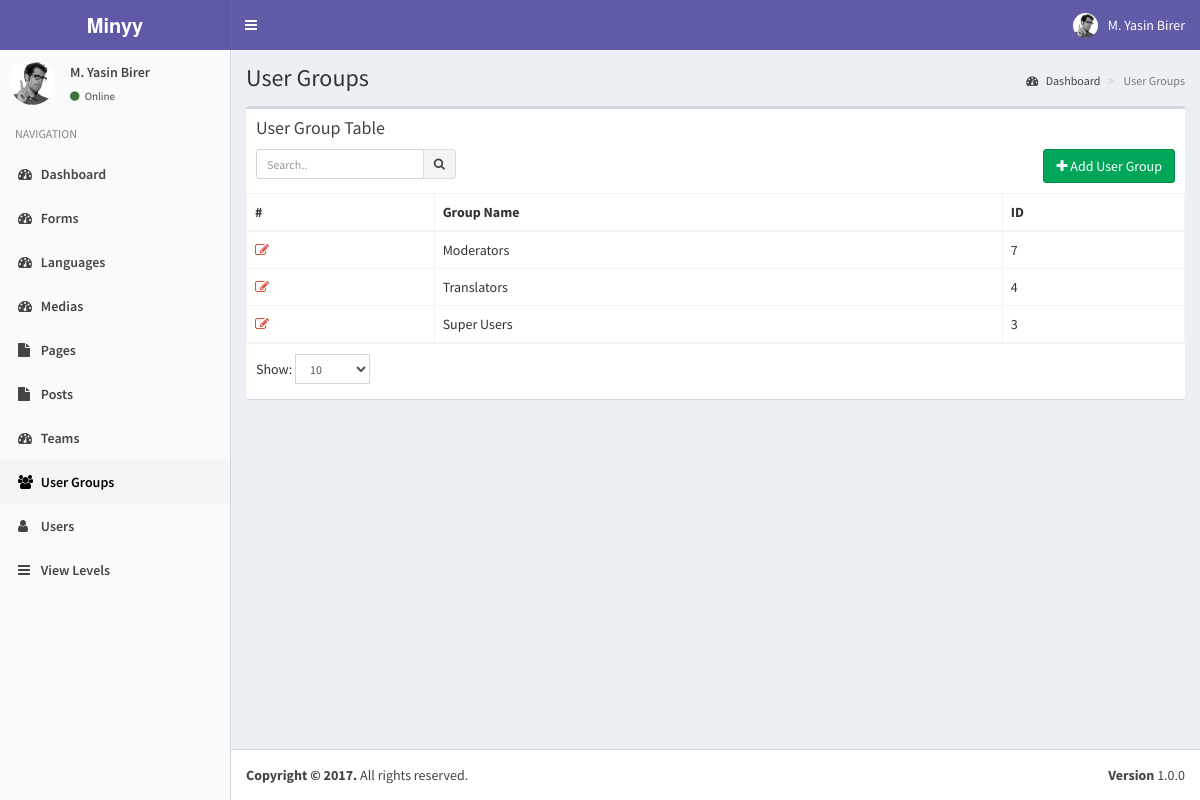
The page /index.php?controller=module&action=user_groups (signed in) on the database its author committed.
### tables this page shows
CREATE TABLE `users` (
  `pk_user_id` int(11) NOT NULL,
  `username` varchar(50) NOT NULL,
  `password` varchar(50) NOT NULL,
  `email` varchar(75) NOT NULL,
  `last_visit` timestamp NOT NULL DEFAULT CURRENT_TIMESTAMP ON UPDATE CURRENT_TIMESTAMP,
  `fullname` varchar(50) DEFAULT NULL,
  `registration_date` timestamp NULL DEFAULT NULL
);

CREATE TABLE `user_groups` (
  `pk_group_id` int(11) NOT NULL,
  `name` tinytext NOT NULL
);

### helpers/view_helper.php (called while the page is built, shortened)
<?php
class ViewHelper
{
    private static $__layout='public';
    public static function getView($viewFolder,$viewFile){
        Functions::requireFile('views/'.$viewFolder,$viewFile.'.php');
    }
    public static function setLayout($layout){
        self::$__layout=$layout;
    }
    public static function getHeader(){
        require_once('views/'.self::$__layout.'_header.php');
    }
}
?>

### controllers/user_groups_controller.php (called while the page is built, shortened)
<?php
class UserGroupsController implements ModuleInterface
{
    public static function getList($params=array()) {
        $search_term=isset($_GET['search_term']) ? Functions::clearString($_GET['search_term']) : "";
        $order_by=isset($_GET['order_by']) && !empty($_GET['order_by']) ? strtolower(Functions::clearString($_GET['order_by'])) : "id";
        $order_dir=isset($_GET['order_dir']) && !empty($_GET['order_dir']) ? strtolower(Functions::clearString($_GET['order_dir'])) : "desc";
        $limit=isset($_GET['limit']) && !empty($_GET['limit']) ? (int) Functions::clearString($_GET['limit']) : 20;
        $page=isset($_GET['page']) && !empty($_GET['page']) ? (int) Functions::clearString($_GET['page']) : 1;
        $offset=($page-1)*$limit;
        $params=[
            "search_term"=>$search_term,
            "order_by"=>$order_by,
            "order_dir"=>$order_dir,
            "limit"=>$limit,
            "offset"=>$offset
        ];
        $objList = UserGroups::getObjList($params);
        ViewHelper::getView('user_groups','user_groups');
    }
}
?>

### index.php (called while the page is built, shortened)
<?php
require_once('helpers/view_helper.php');
require_once('helpers/functions_helper.php');
require_once('helpers/translate_helper.php');
require_once('models/users_model.php');
require_once('models/user_groups_model.php');
require_once('models/view_levels_model.php');
require_once('routes.php');

### models/users_model.php (called while the page is built, shortened)
<?php
class Users implements DatabaseObject {
    public $groups;
    public function __construct($pk_user_id,$username,$password,$email,$last_visit,$fullname,$registration_date){
        $this->fullname=$fullname;
        $this->groups=$this->getUserGroups($pk_user_id);
        $this->modules=$this->getUserModules($pk_user_id);
    }
    public static function getObj($id){
        try{
            $db = Db::getInstance();
            $id = intval($id);
            $req = $db->prepare('SELECT * FROM users WHERE pk_user_id = :pk_user_id');
            $req->execute(array('pk_user_id' => $id));
            $obj = $req->fetch();
            if($obj){
                return new Users( $obj['pk_user_id'],
                                    $obj['username'],
                                    $obj['password'],
                                    $obj['email'],
                                    $obj['last_visit'],
                                    $obj['fullname'],
                                    $obj['registration_date']);
            }
            else{
                return [];
            }
        }
        catch (PDOException $e){
            return $e->getMessage();
        }
    }
    public function getUserGroups($id){
        try{
            $db = Db::getInstance();
            $id = intval($id);
            $req = $db->prepare('SELECT * FROM user_usergroup_map WHERE pk_user_id = :pk_user_id');
            $req->execute(array('pk_user_id' => $id));
            $list=[];
            foreach($req->fetchAll() as $obj) {
                $list[]= $obj['pk_group_id'];
            }
            return $list;
        }
        catch (PDOException $e){
            return $e->getMessage();
        }
    }
    public function getUserModules($id){
        $modules=[];
        $params=[
            "search_term"=>"",
            "order_by"=>"name",
            "order_dir"=>"asc",
            "limit"=>"1000",
            "offset"=>"0"
        ];
        $viewLevels=ViewLevels::getObjList($params);
        foreach($viewLevels as $viewObj){
            $voGroups=json_decode($viewObj->groups);
            $voModules=json_decode($viewObj->modules);
            foreach($this->groups as $uoGroup){
                if(in_array($uoGroup,$voGroups)){
                    $modules=array_merge($modules,$voModules);
                }
            }
        }
        $modules=array_merge(array_unique($modules));
        asort($modules);
        global $controllers;
        foreach($modules as $kmodule=>$vmodule){
            $modules[$kmodule]=$controllers['module'][$vmodule];
        }
        return $modules;
    }
}

### models/view_levels_model.php (called while the page is built, shortened)
<?php
class ViewLevels implements DatabaseObject {
    public function __construct($pk_view_level_id,$title,$groups,$modules){
        $this->groups=$groups;
        $this->modules=$modules;
    }
    public static function getObjList($params){
        $list = [];
        $order_dirs=array("desc","asc");
        $key=array_search($params["order_dir"],$order_dirs);
        $order_dir=$order_dirs[($key) ? $key : 0];
        $order_columns=array("pk_view_level_id", "title");
        $key=array_search($params["order_by"],$order_columns);
        $order_by=$order_columns[($key) ? $key : 0];
        $limit=$params["limit"] ? $params["limit"] : "20";
        $offset=$params["offset"] ? $params["offset"] : "0";
        $query="SELECT * FROM view_levels";
        $query.=" ORDER BY $order_by $order_dir LIMIT :offset , :limit";
        $db = Db::getInstance();
        $req = $db->prepare($query);
        $req->bindValue(':limit', intval($limit), PDO::PARAM_INT);
        $req->bindValue(':offset', intval($offset), PDO::PARAM_INT);
        $req->execute();
        foreach($req->fetchAll() as $obj) {
            $list[] = new ViewLevels( $obj['pk_view_level_id'],
                                $obj['title'],
                                $obj['groups'],
                                $obj['modules']);
        }
        return $list;
    }
}

### models/user_groups_model.php (called while the page is built, shortened)
<?php
class UserGroups implements DatabaseObject {
    public function __construct($pk_group_id,$name){
        $this->pk_group_id=$pk_group_id;
        $this->name=$name;
    }
    public static function getObjList($params){
        $list = [];
        $order_dirs=array("desc","asc");
        $key=array_search($params["order_dir"],$order_dirs);
        $order_dir=$order_dirs[($key) ? $key : 0];
        $order_columns=array("pk_group_id", "name");
        $key=array_search($params["order_by"],$order_columns);
        $order_by=$order_columns[($key) ? $key : 0];
        $limit=$params["limit"] ? $params["limit"] : "20";
        $offset=$params["offset"] ? $params["offset"] : "0";
        $query="SELECT * FROM user_groups";
        $query.=" ORDER BY $order_by $order_dir LIMIT :offset , :limit";
        $db = Db::getInstance();
        $req = $db->prepare($query);
        $req->bindValue(':limit', intval($limit), PDO::PARAM_INT);
        $req->bindValue(':offset', intval($offset), PDO::PARAM_INT);
        $req->execute();
        foreach($req->fetchAll() as $obj) {
            $list[] = new UserGroups( $obj['pk_group_id'],
                                $obj['name']);
        }
        return $list;
    }
}

### views/user_groups/user_groups.php (the view, shortened to what this page needs)
<?php ViewHelper::getHeader(); ?>
<?php
    global $objList;
    global $params;
?>
<section class="content-header">
    <h1>
    </h1>
    <ol class="breadcrumb">
    <li><a href="index.php"><i class="fa fa-dashboard"></i> <?php T::__("Dashboard"); ?></a></li>
    <li class="active"> <?php T::__("User Groups"); ?></li>
    </ol>
</section>
<section class="content">
    <div class="row">
    <div class="col-xs-12">
        <div class="box">
        <div class="box-header">
            <h3 class="box-title"><?php T::__("User Group Table"); ?></h3>
            <div class="box-toolbox">
            <form id="search-form">
            <div class="input-group input-group-sm pull-left search-form">
                <input type="text" name="table_search" class="form-control pull-right" placeholder="<?php T::__("Search.."); ?>" <?php echo !empty(Functions::getUrlVariableValue("search_term")) ? "value='".htmlspecialchars(urldecode(Functions::getUrlVariableValue("search_term")))."'" : ""; ?> />
                <div class="input-group-btn">
                <button type="submit" class="btn btn-default"><i class="fa fa-search"></i></button>
                </div>
            </div>
            </form>
            <button type="button" data-toggle="openModal" data-target="#addUserGroupModal" class="btn btn-success pull-right">
                <i class="fa fa-plus"></i> <?php T::__("Add User Group"); ?>
            </button>
            </div>
        </div>
        <div class="box-body table-responsive no-padding">
            <table class="table table-hover table-bordered">
            <thead>
                <tr>
                    <th>#</th>
                    <th><?php T::__("Group Name"); ?></th>
                    <th><?php T::__("ID"); ?></th>
                </tr>
            </thead>
            <tbody>
            <?php $i=$params['offset']+1; foreach($objList as $group): ?>
            <tr data-id="<?php echo $group->pk_group_id; ?>">
                <td><a data-toggle="tooltip" title="Düzenle" class="text-red" href="index.php?controller=module&action=user_groups&do=edit&id=<?php echo $group->pk_group_id; ?>"><i class="fa fa-edit"></i></a></td>
                <td class="has-link"><?php echo $group->name; ?></td>
                <td class="has-link"><?php echo $group->pk_group_id; ?></td>
            </tr>
            <?php endforeach; ?>
            </tbody></table>
        </div>
        <div class="box-footer clearfix">
            <div class="table-length dataTables_length pull-left">
                <label><?php T::__("Show:"); ?>
                    <select name="limit" class="form-control input-sm">
                    <option value="10" <?php echo Functions::getUrlVariableValue("limit")=="10" ? "selected" : ""; ?>>10</option>
                    </select>
                </label>
            </div>
        </div>
        </div>
    </div>
    </div>
</section>

### views/static/header.php (shortened to what this page needs)
<?php
global $currentUser;
?>
<a href="index2.html" class="logo">
    <span class="logo-lg"><b>Minyy</b></span>
</a>
<nav class="navbar navbar-static-top">
    <a href="#" class="sidebar-toggle" data-toggle="offcanvas" role="button">
    </a>
    <div class="navbar-custom-menu">
    <ul class="nav navbar-nav">
        <li class="dropdown user user-menu">
        <a href="#" class="dropdown-toggle" data-toggle="dropdown">
            <img src="assets/img/user2-160x160.jpg" class="user-image" alt="User Image">
            <span class="hidden-xs"><?php echo $currentUser->fullname; ?></span>
        </a>
            </li>
        </ul>
    </div>
</nav>

### views/static/sidebar.php
<?php
global $currentUser;
?>
<section class="sidebar">
    <div class="user-panel">
    <div class="pull-left image">
        <img src="assets/img/user2-160x160.jpg" class="img-circle" alt="User Image">
    </div>
    <div class="pull-left info">
        <p><?php echo $currentUser->fullname; ?></p>
        <a href="#"><i class="fa fa-circle text-success"></i> <?php echo T::__('Online'); ?></a>
    </div>
    </div>
    <ul class="sidebar-menu">
    <li class="header"><?php echo T::__('NAVIGATION'); ?></li>
    <?php
    foreach($currentUser->modules as $module=>$moduleProps):
    ?>
    <li class="<?php echo Functions::isActive($moduleProps["key"]); ?>">
        <a href="index.php?controller=module&action=<?php echo $moduleProps["key"]; ?>"><i class="fa <?php echo $moduleProps["icon"]; ?>"></i> <?php echo $moduleProps["name"]; ?></a>
    </li>
    <?php endforeach; ?>
    </ul>
</section>

### assets/css/style.css (style rules this page uses)
.box-toolbox::after { display: block; clear: both; content: ""; }
.box-toolbox .search-form { max-width: 200px; }
.box-toolbox { margin-top: 10px; }

### rows shown on the page
users: fullname "M. Yasin Birer"
user_groups: name "Moderators", pk_group_id "7"
user_groups: name "Translators", pk_group_id "4"
user_groups: name "Super Users", pk_group_id "3"

### other values the page prints
$text "Online NAVIGATION User Groups Dashboard User Groups User Group Table Add User Group Group Name ID Show:"
$moduleProps["name"] "Dashboard"
$moduleProps["name"] "Forms"
$moduleProps["name"] "Languages"
$moduleProps["name"] "Medias"
$moduleProps["name"] "Pages"
$moduleProps["name"] "Posts"
$moduleProps["name"] "Teams"
$moduleProps["name"] "User Groups"
$moduleProps["name"] "Users"
$moduleProps["name"] "View Levels"
